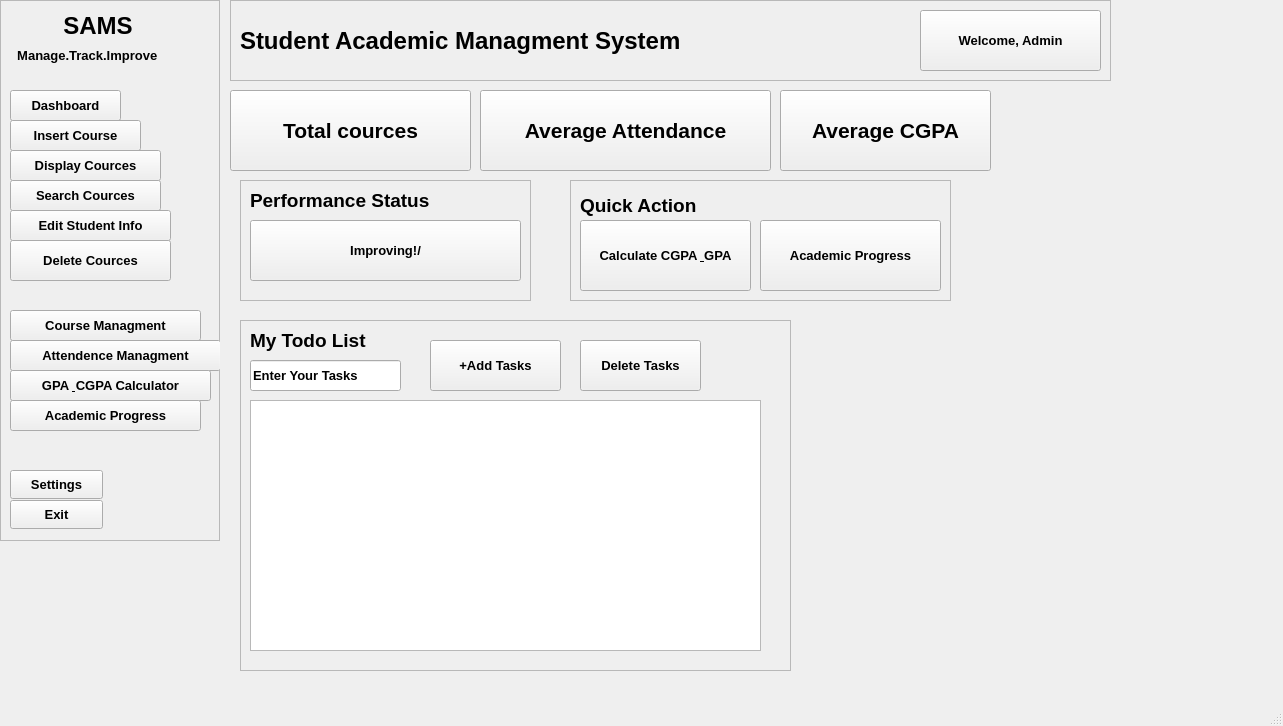
<?xml version="1.0" encoding="UTF-8"?>
<ui version="4.0">
 <class>MainWindow</class>
 <widget class="QMainWindow" name="MainWindow">
  <property name="geometry">
   <rect>
    <x>0</x>
    <y>0</y>
    <width>1283</width>
    <height>726</height>
   </rect>
  </property>
  <property name="font">
   <font>
    <pointsize>10</pointsize>
    <bold>true</bold>
   </font>
  </property>
  <property name="windowTitle">
   <string>MainWindow</string>
  </property>
  <widget class="QWidget" name="centralwidget">
   <widget class="QFrame" name="sidebarfram">
    <property name="geometry">
     <rect>
      <x>0</x>
      <y>0</y>
      <width>220</width>
      <height>541</height>
     </rect>
    </property>
    <property name="minimumSize">
     <size>
      <width>220</width>
      <height>0</height>
     </size>
    </property>
    <property name="maximumSize">
     <size>
      <width>215</width>
      <height>16777215</height>
     </size>
    </property>
    <property name="frameShape">
     <enum>QFrame::Shape::StyledPanel</enum>
    </property>
    <property name="frameShadow">
     <enum>QFrame::Shadow::Raised</enum>
    </property>
    <widget class="QPushButton" name="pageDashboard">
     <property name="geometry">
      <rect>
       <x>10</x>
       <y>90</y>
       <width>111</width>
       <height>31</height>
      </rect>
     </property>
     <property name="text">
      <string>Dashboard</string>
     </property>
    </widget>
    <widget class="QPushButton" name="Insert">
     <property name="geometry">
      <rect>
       <x>10</x>
       <y>120</y>
       <width>131</width>
       <height>31</height>
      </rect>
     </property>
     <property name="text">
      <string>Insert Course</string>
     </property>
    </widget>
    <widget class="QPushButton" name="pagrDisplay">
     <property name="geometry">
      <rect>
       <x>10</x>
       <y>150</y>
       <width>151</width>
       <height>31</height>
      </rect>
     </property>
     <property name="text">
      <string>Display Cources</string>
     </property>
    </widget>
    <widget class="QPushButton" name="pageSearch">
     <property name="geometry">
      <rect>
       <x>10</x>
       <y>180</y>
       <width>151</width>
       <height>31</height>
      </rect>
     </property>
     <property name="text">
      <string>Search Cources</string>
     </property>
    </widget>
    <widget class="QPushButton" name="pageEdit">
     <property name="geometry">
      <rect>
       <x>10</x>
       <y>210</y>
       <width>161</width>
       <height>31</height>
      </rect>
     </property>
     <property name="text">
      <string>Edit Student Info</string>
     </property>
    </widget>
    <widget class="QPushButton" name="pageDelete">
     <property name="geometry">
      <rect>
       <x>10</x>
       <y>240</y>
       <width>161</width>
       <height>41</height>
      </rect>
     </property>
     <property name="text">
      <string>Delete Cources</string>
     </property>
    </widget>
    <widget class="QPushButton" name="pageCourseManagment">
     <property name="geometry">
      <rect>
       <x>10</x>
       <y>310</y>
       <width>191</width>
       <height>31</height>
      </rect>
     </property>
     <property name="text">
      <string>Course Managment</string>
     </property>
    </widget>
    <widget class="QPushButton" name="pageAttendanceManagment">
     <property name="geometry">
      <rect>
       <x>10</x>
       <y>340</y>
       <width>211</width>
       <height>31</height>
      </rect>
     </property>
     <property name="text">
      <string>Attendence Managment</string>
     </property>
    </widget>
    <widget class="QPushButton" name="pageCalculator">
     <property name="geometry">
      <rect>
       <x>10</x>
       <y>370</y>
       <width>201</width>
       <height>31</height>
      </rect>
     </property>
     <property name="text">
      <string>GPA &amp; CGPA Calculator</string>
     </property>
    </widget>
    <widget class="QPushButton" name="pageProgress">
     <property name="geometry">
      <rect>
       <x>10</x>
       <y>400</y>
       <width>191</width>
       <height>31</height>
      </rect>
     </property>
     <property name="text">
      <string>Academic Progress</string>
     </property>
    </widget>
    <widget class="QPushButton" name="pageSettings">
     <property name="geometry">
      <rect>
       <x>10</x>
       <y>470</y>
       <width>93</width>
       <height>29</height>
      </rect>
     </property>
     <property name="text">
      <string>Settings</string>
     </property>
    </widget>
    <widget class="QPushButton" name="pageExit">
     <property name="geometry">
      <rect>
       <x>10</x>
       <y>500</y>
       <width>93</width>
       <height>29</height>
      </rect>
     </property>
     <property name="text">
      <string>Exit</string>
     </property>
    </widget>
    <widget class="QLabel" name="pageSAMS">
     <property name="geometry">
      <rect>
       <x>50</x>
       <y>10</y>
       <width>111</width>
       <height>31</height>
      </rect>
     </property>
     <property name="font">
      <font>
       <pointsize>18</pointsize>
       <bold>true</bold>
      </font>
     </property>
     <property name="text">
      <string>  SAMS</string>
     </property>
    </widget>
    <widget class="QLabel" name="pageMTI">
     <property name="geometry">
      <rect>
       <x>10</x>
       <y>40</y>
       <width>201</width>
       <height>31</height>
      </rect>
     </property>
     <property name="text">
      <string>  Manage.Track.Improve</string>
     </property>
    </widget>
   </widget>
   <widget class="QFrame" name="frameTitle">
    <property name="geometry">
     <rect>
      <x>230</x>
      <y>0</y>
      <width>881</width>
      <height>81</height>
     </rect>
    </property>
    <property name="frameShape">
     <enum>QFrame::Shape::StyledPanel</enum>
    </property>
    <property name="frameShadow">
     <enum>QFrame::Shadow::Raised</enum>
    </property>
    <widget class="QLabel" name="labelSAMS">
     <property name="geometry">
      <rect>
       <x>10</x>
       <y>10</y>
       <width>571</width>
       <height>61</height>
      </rect>
     </property>
     <property name="font">
      <font>
       <pointsize>18</pointsize>
       <bold>true</bold>
      </font>
     </property>
     <property name="text">
      <string>Student Academic Managment System</string>
     </property>
    </widget>
    <widget class="QPushButton" name="btnAdmin">
     <property name="geometry">
      <rect>
       <x>690</x>
       <y>10</y>
       <width>181</width>
       <height>61</height>
      </rect>
     </property>
     <property name="text">
      <string>Welcome, Admin</string>
     </property>
    </widget>
   </widget>
   <widget class="QPushButton" name="btnCources">
    <property name="geometry">
     <rect>
      <x>230</x>
      <y>90</y>
      <width>241</width>
      <height>81</height>
     </rect>
    </property>
    <property name="font">
     <font>
      <pointsize>16</pointsize>
      <bold>true</bold>
     </font>
    </property>
    <property name="text">
     <string>Total cources</string>
    </property>
   </widget>
   <widget class="QPushButton" name="btnAverageAttendance">
    <property name="geometry">
     <rect>
      <x>480</x>
      <y>90</y>
      <width>291</width>
      <height>81</height>
     </rect>
    </property>
    <property name="font">
     <font>
      <pointsize>16</pointsize>
      <bold>true</bold>
     </font>
    </property>
    <property name="text">
     <string>Average Attendance</string>
    </property>
   </widget>
   <widget class="QPushButton" name="btnAverageCGPA">
    <property name="geometry">
     <rect>
      <x>780</x>
      <y>90</y>
      <width>211</width>
      <height>81</height>
     </rect>
    </property>
    <property name="font">
     <font>
      <pointsize>16</pointsize>
      <bold>true</bold>
     </font>
    </property>
    <property name="text">
     <string>Average CGPA</string>
    </property>
   </widget>
   <widget class="QFrame" name="framePerformance">
    <property name="geometry">
     <rect>
      <x>240</x>
      <y>180</y>
      <width>291</width>
      <height>121</height>
     </rect>
    </property>
    <property name="font">
     <font>
      <pointsize>1</pointsize>
      <bold>true</bold>
     </font>
    </property>
    <property name="frameShape">
     <enum>QFrame::Shape::StyledPanel</enum>
    </property>
    <property name="frameShadow">
     <enum>QFrame::Shadow::Raised</enum>
    </property>
    <widget class="QPushButton" name="btnStatus">
     <property name="geometry">
      <rect>
       <x>10</x>
       <y>40</y>
       <width>271</width>
       <height>61</height>
      </rect>
     </property>
     <property name="font">
      <font>
       <pointsize>10</pointsize>
       <bold>true</bold>
      </font>
     </property>
     <property name="text">
      <string>Improving!/</string>
     </property>
    </widget>
    <widget class="QLabel" name="labelSTatus">
     <property name="geometry">
      <rect>
       <x>10</x>
       <y>10</y>
       <width>231</width>
       <height>21</height>
      </rect>
     </property>
     <property name="font">
      <font>
       <pointsize>14</pointsize>
       <bold>true</bold>
      </font>
     </property>
     <property name="text">
      <string>Performance Status</string>
     </property>
    </widget>
   </widget>
   <widget class="QFrame" name="frameQuickAction">
    <property name="geometry">
     <rect>
      <x>570</x>
      <y>180</y>
      <width>381</width>
      <height>121</height>
     </rect>
    </property>
    <property name="frameShape">
     <enum>QFrame::Shape::StyledPanel</enum>
    </property>
    <property name="frameShadow">
     <enum>QFrame::Shadow::Raised</enum>
    </property>
    <widget class="QLabel" name="labelQuickAction">
     <property name="geometry">
      <rect>
       <x>10</x>
       <y>10</y>
       <width>181</width>
       <height>31</height>
      </rect>
     </property>
     <property name="font">
      <font>
       <pointsize>14</pointsize>
       <bold>true</bold>
      </font>
     </property>
     <property name="text">
      <string>Quick Action</string>
     </property>
    </widget>
    <widget class="QPushButton" name="btnCalculator">
     <property name="geometry">
      <rect>
       <x>10</x>
       <y>40</y>
       <width>171</width>
       <height>71</height>
      </rect>
     </property>
     <property name="text">
      <string>Calculate CGPA &amp; GPA</string>
     </property>
    </widget>
    <widget class="QPushButton" name="pushButton">
     <property name="geometry">
      <rect>
       <x>190</x>
       <y>40</y>
       <width>181</width>
       <height>71</height>
      </rect>
     </property>
     <property name="text">
      <string>Academic Progress</string>
     </property>
    </widget>
   </widget>
   <widget class="QFrame" name="frameTodo">
    <property name="geometry">
     <rect>
      <x>240</x>
      <y>320</y>
      <width>551</width>
      <height>351</height>
     </rect>
    </property>
    <property name="frameShape">
     <enum>QFrame::Shape::StyledPanel</enum>
    </property>
    <property name="frameShadow">
     <enum>QFrame::Shadow::Raised</enum>
    </property>
    <widget class="QLabel" name="label">
     <property name="geometry">
      <rect>
       <x>10</x>
       <y>10</y>
       <width>251</width>
       <height>21</height>
      </rect>
     </property>
     <property name="font">
      <font>
       <pointsize>14</pointsize>
       <bold>true</bold>
      </font>
     </property>
     <property name="text">
      <string>My Todo List</string>
     </property>
    </widget>
    <widget class="QLineEdit" name="taskinput">
     <property name="geometry">
      <rect>
       <x>10</x>
       <y>40</y>
       <width>151</width>
       <height>31</height>
      </rect>
     </property>
     <property name="text">
      <string>Enter Your Tasks</string>
     </property>
    </widget>
    <widget class="QPushButton" name="addTaskbtn">
     <property name="geometry">
      <rect>
       <x>190</x>
       <y>20</y>
       <width>131</width>
       <height>51</height>
      </rect>
     </property>
     <property name="font">
      <font>
       <pointsize>10</pointsize>
       <bold>true</bold>
      </font>
     </property>
     <property name="text">
      <string>+Add Tasks</string>
     </property>
    </widget>
    <widget class="QListWidget" name="listWidgetToWright">
     <property name="geometry">
      <rect>
       <x>10</x>
       <y>80</y>
       <width>511</width>
       <height>251</height>
      </rect>
     </property>
    </widget>
    <widget class="QPushButton" name="btnTaskDelete">
     <property name="geometry">
      <rect>
       <x>340</x>
       <y>20</y>
       <width>121</width>
       <height>51</height>
      </rect>
     </property>
     <property name="font">
      <font>
       <pointsize>10</pointsize>
       <bold>true</bold>
      </font>
     </property>
     <property name="text">
      <string>Delete Tasks</string>
     </property>
    </widget>
   </widget>
  </widget>
  <widget class="QStatusBar" name="statusbar"/>
 </widget>
 <resources/>
 <connections/>
</ui>
